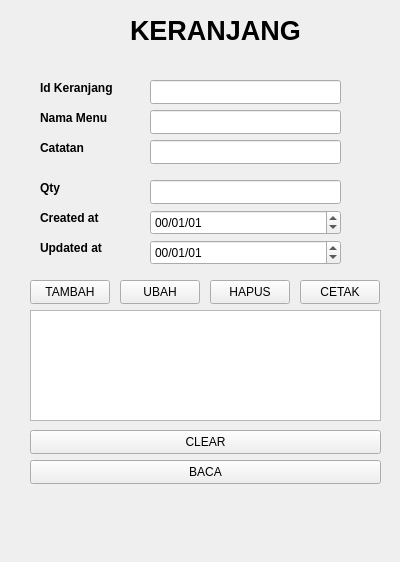
<?xml version="1.0" encoding="UTF-8"?>
<ui version="4.0">
 <class>Form</class>
 <widget class="QWidget" name="Form">
  <property name="geometry">
   <rect>
    <x>0</x>
    <y>0</y>
    <width>400</width>
    <height>562</height>
   </rect>
  </property>
  <property name="windowTitle">
   <string>Form</string>
  </property>
  <widget class="QLineEdit" name="txt_qty">
   <property name="geometry">
    <rect>
     <x>150</x>
     <y>180</y>
     <width>191</width>
     <height>24</height>
    </rect>
   </property>
  </widget>
  <widget class="QLabel" name="label_4">
   <property name="geometry">
    <rect>
     <x>40</x>
     <y>210</y>
     <width>71</width>
     <height>16</height>
    </rect>
   </property>
   <property name="font">
    <font>
     <weight>75</weight>
     <bold>true</bold>
    </font>
   </property>
   <property name="text">
    <string>Created at</string>
   </property>
  </widget>
  <widget class="QLabel" name="label_5">
   <property name="geometry">
    <rect>
     <x>40</x>
     <y>240</y>
     <width>71</width>
     <height>16</height>
    </rect>
   </property>
   <property name="font">
    <font>
     <weight>75</weight>
     <bold>true</bold>
    </font>
   </property>
   <property name="text">
    <string>Updated at</string>
   </property>
  </widget>
  <widget class="QLabel" name="label">
   <property name="geometry">
    <rect>
     <x>130</x>
     <y>20</y>
     <width>171</width>
     <height>21</height>
    </rect>
   </property>
   <property name="font">
    <font>
     <pointsize>20</pointsize>
     <weight>75</weight>
     <bold>true</bold>
    </font>
   </property>
   <property name="text">
    <string>KERANJANG</string>
   </property>
  </widget>
  <widget class="QLineEdit" name="txt_namaMenu">
   <property name="geometry">
    <rect>
     <x>150</x>
     <y>110</y>
     <width>191</width>
     <height>24</height>
    </rect>
   </property>
  </widget>
  <widget class="QLineEdit" name="txt_idKeranjang">
   <property name="geometry">
    <rect>
     <x>150</x>
     <y>80</y>
     <width>191</width>
     <height>24</height>
    </rect>
   </property>
  </widget>
  <widget class="QLabel" name="label_6">
   <property name="geometry">
    <rect>
     <x>40</x>
     <y>180</y>
     <width>71</width>
     <height>16</height>
    </rect>
   </property>
   <property name="font">
    <font>
     <weight>75</weight>
     <bold>true</bold>
    </font>
   </property>
   <property name="text">
    <string>Qty</string>
   </property>
  </widget>
  <widget class="QLabel" name="label_7">
   <property name="geometry">
    <rect>
     <x>40</x>
     <y>110</y>
     <width>81</width>
     <height>16</height>
    </rect>
   </property>
   <property name="font">
    <font>
     <weight>75</weight>
     <bold>true</bold>
    </font>
   </property>
   <property name="text">
    <string>Nama Menu</string>
   </property>
  </widget>
  <widget class="QLabel" name="label_8">
   <property name="geometry">
    <rect>
     <x>40</x>
     <y>80</y>
     <width>81</width>
     <height>16</height>
    </rect>
   </property>
   <property name="font">
    <font>
     <weight>75</weight>
     <bold>true</bold>
    </font>
   </property>
   <property name="text">
    <string>Id Keranjang</string>
   </property>
  </widget>
  <widget class="QLabel" name="label_9">
   <property name="geometry">
    <rect>
     <x>40</x>
     <y>140</y>
     <width>81</width>
     <height>16</height>
    </rect>
   </property>
   <property name="font">
    <font>
     <weight>75</weight>
     <bold>true</bold>
    </font>
   </property>
   <property name="text">
    <string>Catatan</string>
   </property>
  </widget>
  <widget class="QLineEdit" name="txt_catatan">
   <property name="geometry">
    <rect>
     <x>150</x>
     <y>140</y>
     <width>191</width>
     <height>24</height>
    </rect>
   </property>
  </widget>
  <widget class="QPushButton" name="btnUbah">
   <property name="geometry">
    <rect>
     <x>120</x>
     <y>280</y>
     <width>80</width>
     <height>24</height>
    </rect>
   </property>
   <property name="text">
    <string>UBAH</string>
   </property>
  </widget>
  <widget class="QPushButton" name="btnCetak">
   <property name="geometry">
    <rect>
     <x>300</x>
     <y>280</y>
     <width>80</width>
     <height>24</height>
    </rect>
   </property>
   <property name="text">
    <string>CETAK</string>
   </property>
  </widget>
  <widget class="QPushButton" name="btnHapus">
   <property name="geometry">
    <rect>
     <x>210</x>
     <y>280</y>
     <width>80</width>
     <height>24</height>
    </rect>
   </property>
   <property name="text">
    <string>HAPUS</string>
   </property>
  </widget>
  <widget class="QPushButton" name="btnTambah">
   <property name="geometry">
    <rect>
     <x>30</x>
     <y>280</y>
     <width>80</width>
     <height>24</height>
    </rect>
   </property>
   <property name="text">
    <string>TAMBAH</string>
   </property>
  </widget>
  <widget class="QPushButton" name="btnClear">
   <property name="geometry">
    <rect>
     <x>30</x>
     <y>430</y>
     <width>351</width>
     <height>24</height>
    </rect>
   </property>
   <property name="text">
    <string>CLEAR</string>
   </property>
  </widget>
  <widget class="QPushButton" name="btnRead">
   <property name="geometry">
    <rect>
     <x>30</x>
     <y>460</y>
     <width>351</width>
     <height>24</height>
    </rect>
   </property>
   <property name="text">
    <string>BACA</string>
   </property>
  </widget>
  <widget class="QDateEdit" name="txt_updatedAt">
   <property name="geometry">
    <rect>
     <x>150</x>
     <y>240</y>
     <width>191</width>
     <height>25</height>
    </rect>
   </property>
   <property name="currentSection">
    <enum>QDateTimeEdit::YearSection</enum>
   </property>
   <property name="displayFormat">
    <string>yy/MM/dd</string>
   </property>
  </widget>
  <widget class="QDateEdit" name="txt_createdAt">
   <property name="geometry">
    <rect>
     <x>150</x>
     <y>210</y>
     <width>191</width>
     <height>25</height>
    </rect>
   </property>
   <property name="currentSection">
    <enum>QDateTimeEdit::YearSection</enum>
   </property>
   <property name="displayFormat">
    <string>yy/MM/dd</string>
   </property>
  </widget>
  <widget class="QTableView" name="tb_output">
   <property name="geometry">
    <rect>
     <x>30</x>
     <y>310</y>
     <width>351</width>
     <height>111</height>
    </rect>
   </property>
  </widget>
 </widget>
 <resources/>
 <connections/>
</ui>
